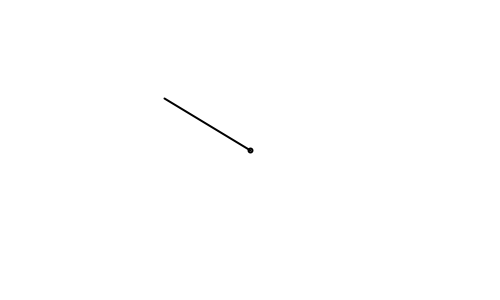
Frame 1 (no input)
Frame 60 (the mouse pressed at the canvas centre just before this capture): identical to frame 1, image omitted
Frame 120 (the mouse held since frame 60 and released just before this capture): blank canvas, image omitted

The Processing sketch that drew this single still picture (run headless with seeded random() and noise(); from frame 60 on, the mouse is pressed at the canvas centre):

// Processing sketch: LineToMouse_Vectors_
// ── LineToMouse_Vectors_.pde
 
 
void setup(){
  size(500,300);
}

void draw(){
  background(255);
  strokeWeight(2);
  stroke(0);
  noFill();
  
  translate(width/2,height/2);
  ellipse(0,0,4,4);
  
  PVector mouse = new PVector(mouseX,mouseY);
  PVector center = new PVector(width/2,height/2);
  
  mouse.sub(center); //distance between the two vectors
  mouse.mult(0.9);
  
  //float m = mouse.mag();
  //fill(255,0,0);
  //rect(0,0,m,20);
  
  //mouse.normalize();
  //mouse.mult(100);   //These two lines are teh same as setMag in one
  
  mouse.setMag(100);
  
  line(0,0,mouse.x,mouse.y); 
}
